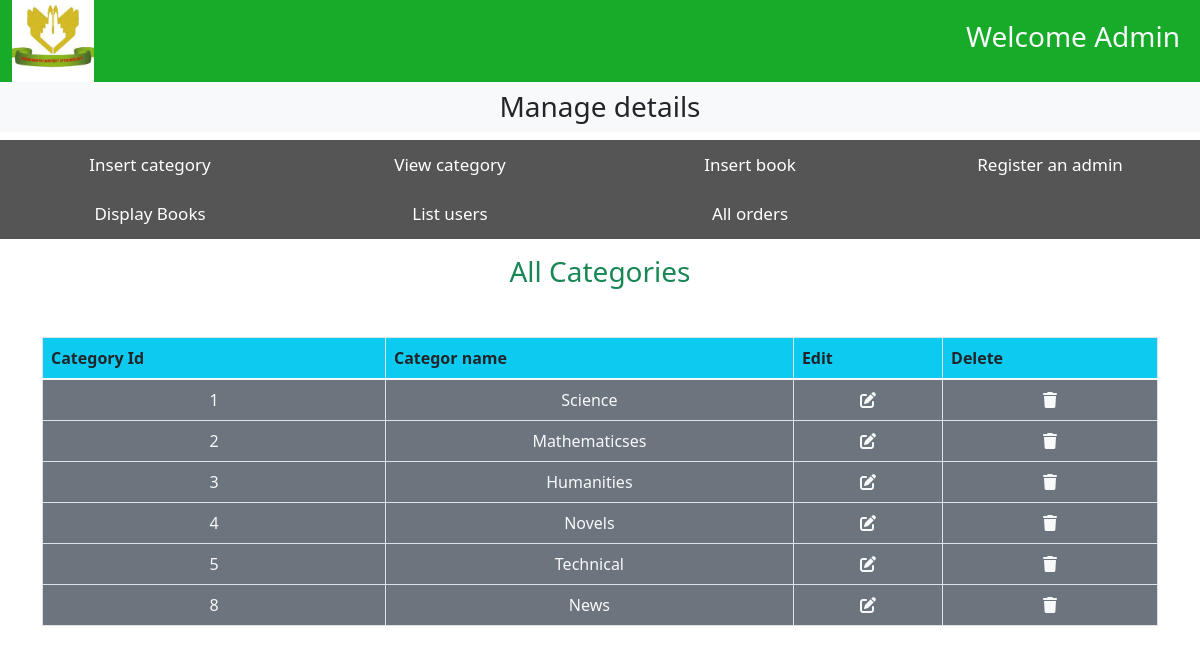
Page /1Ebookshop/admin_dashboard.php?view_categories on the committed database.
### tables this page shows
CREATE TABLE `categories` (
  `id` int(11) NOT NULL,
  `name` varchar(20) NOT NULL
);

### 1Ebookshop/view_categories.php (the view, shortened to what this page needs)
<?php
include('conn.php');
$sql="select * from categories;";
$result=mysqli_query($con ,$sql);
?>
<!DOCTYPE html>
<html>
   <head>
  </head>
   <body>
      <h3 class="text-center text-success">All Categories</h3>
      <table class="table table-bordered mt-5">
         <thead class="bg-info">
            <tr align="text-center" border="2px">
         <th>Category Id</th>
         <th>Categor name</th>
         <th>Edit</th>
         <th>Delete</th>
        </tr>
         </thead>
      <tbody class="bg-secondary text-light">
         <?php
           while($row=mysqli_fetch_assoc($result))
      {
         ?>
          <tr class="text-center">
            <td><?php echo $row['id']?></td>
            <td><?php echo $row['name']?></td>
            <td><a href="admin_dashboard.php?edit_category=<?php echo $row['id']?> " class="text-light"><i class="fa-solid fa-pen-to-square"></a></td>
            <td><a href="admin_dashboard.php?delete_category=<?php echo $row['id']?> " class="text-light"><i class="fa-solid fa-trash"></a></td>
            </tr>
        <?php
        }
        ?>
      </tbody>
      </table>
   </body>
</html>

### 1Ebookshop/admin_dash.css (style rules this page uses)
* { margin: 0; padding: 0; box-sizing: border-box; }

### rows in the picture
categories: id "1", name "Science"
categories: id "2", name "Mathematicses"
categories: id "3", name "Humanities"
categories: id "4", name "Novels"
categories: id "5", name "Technical"
categories: id "8", name "News"
